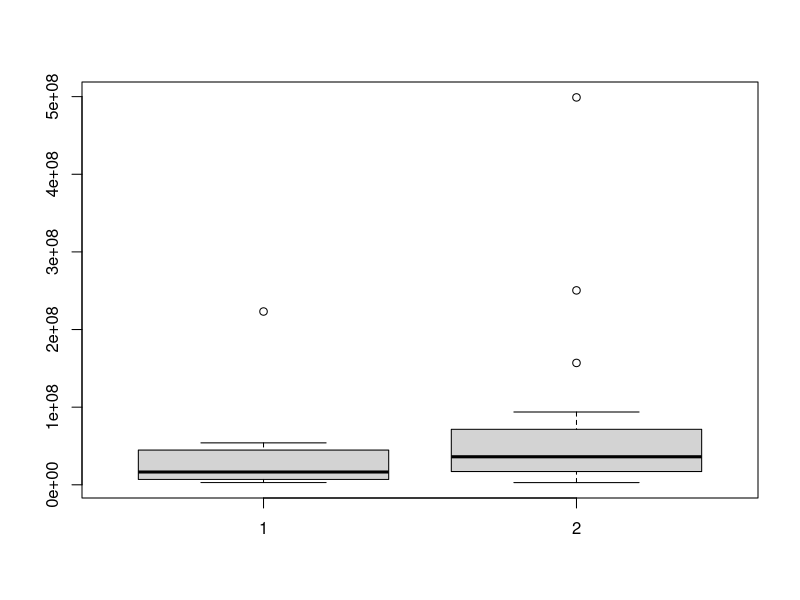
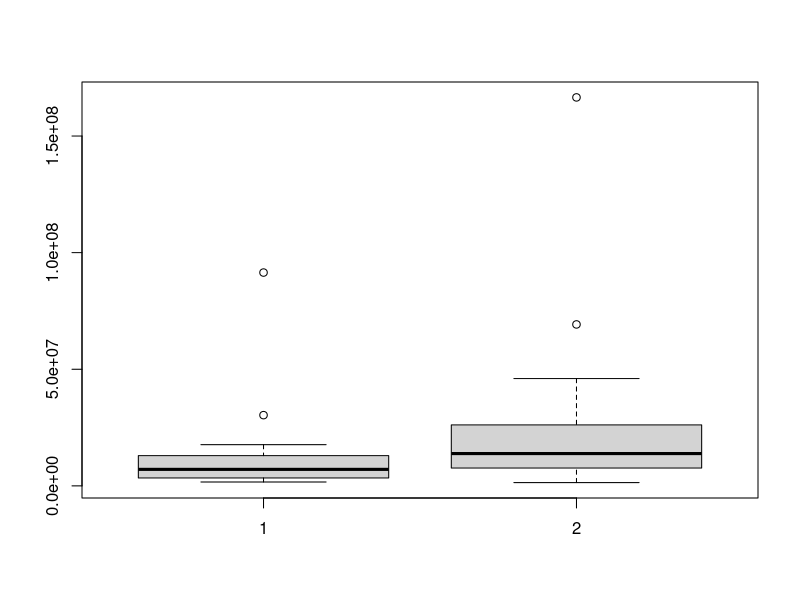
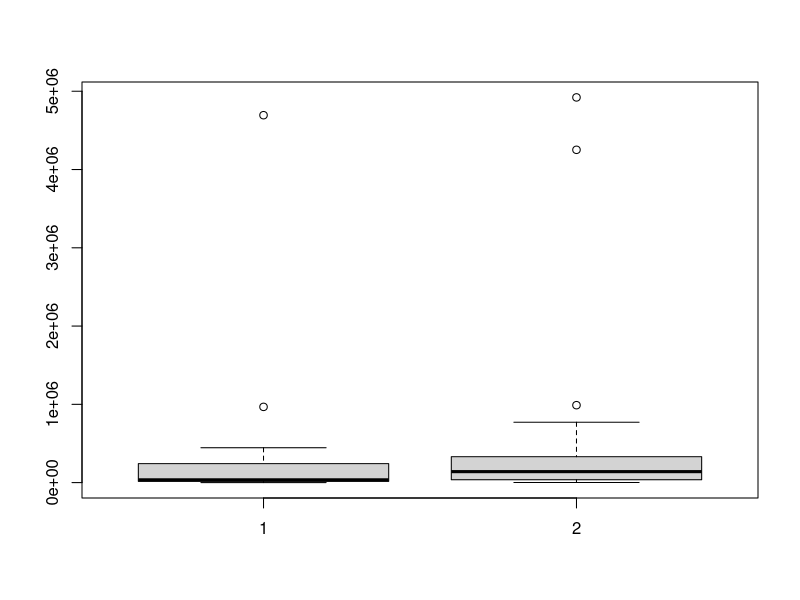
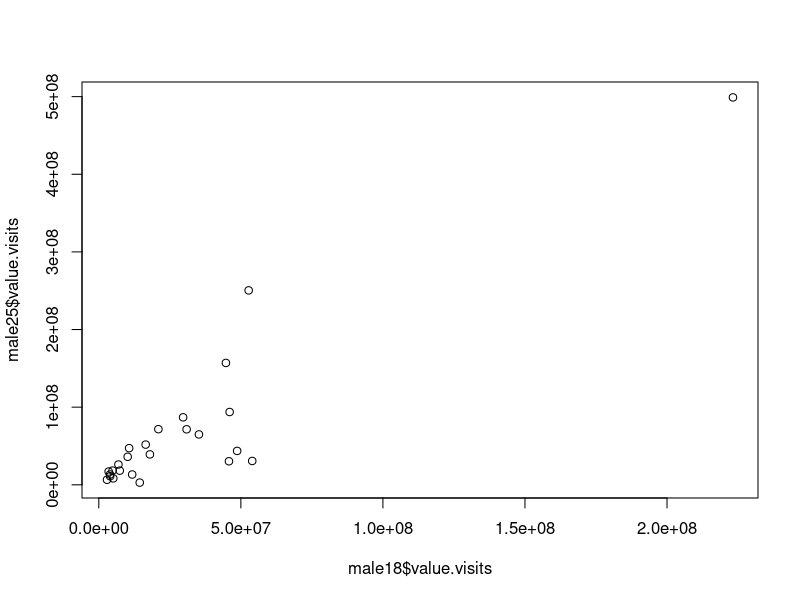
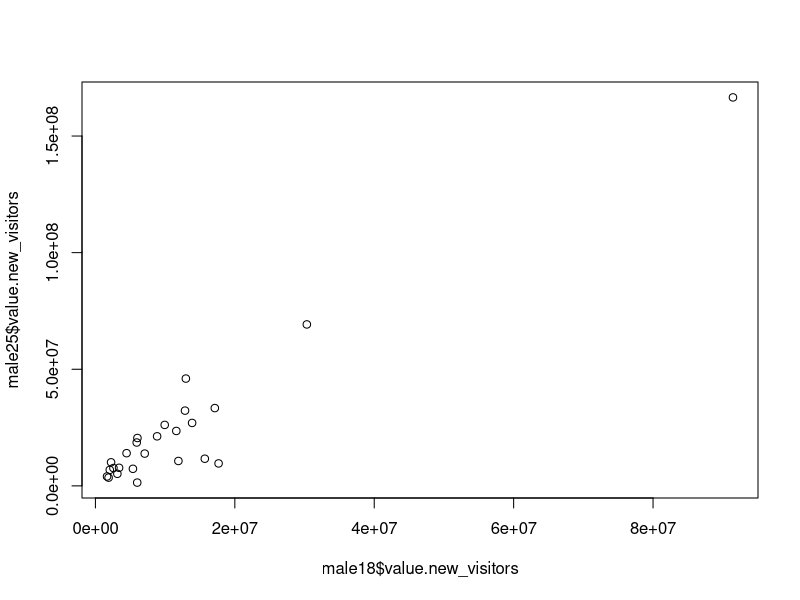
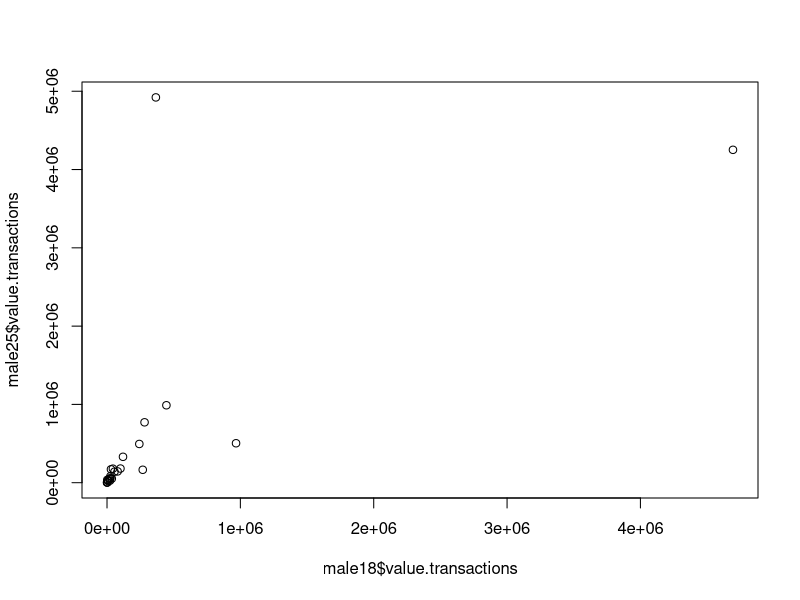
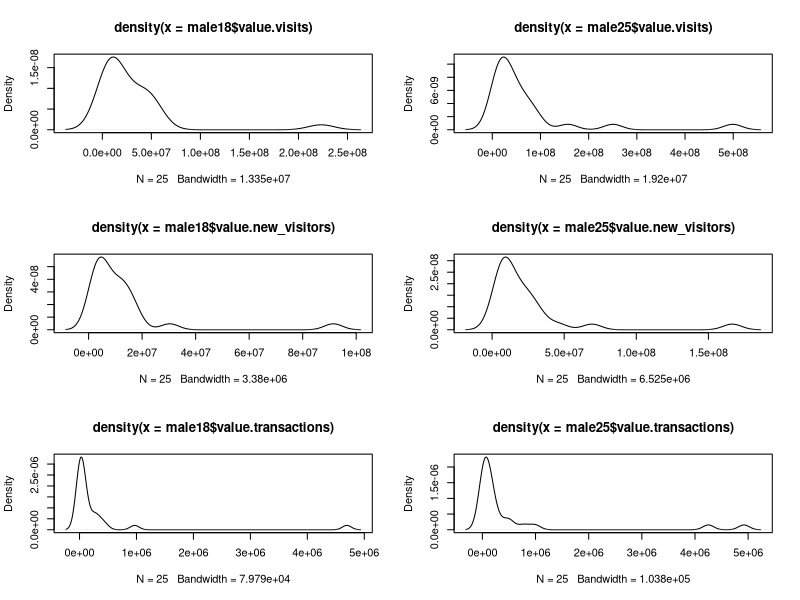
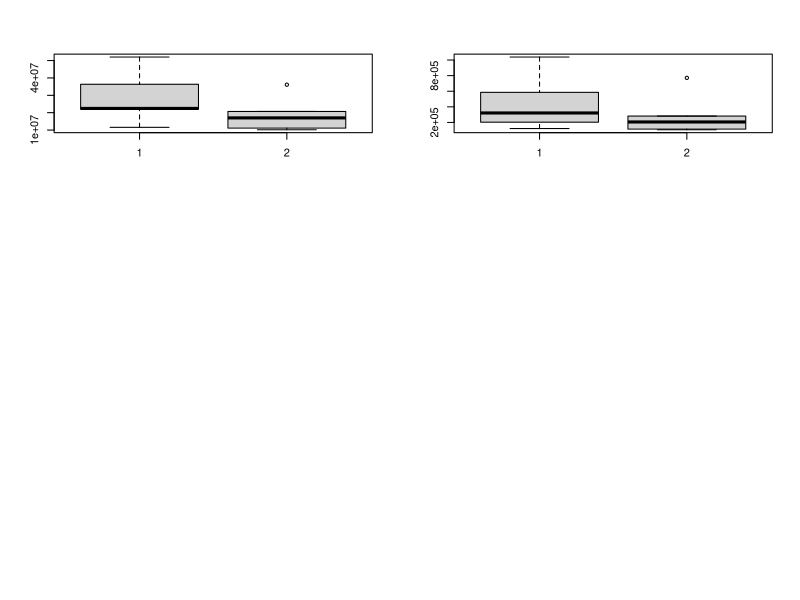

These figures' R source, in order:
us_data <- read.csv("us_data.csv")
male18 <- subset(us_data, key.gender == "male" & key.age == "18-24", select=c(value.visits, value.new_visitors, value.transactions))
male25 <- subset(us_data, key.gender == "male" & key.age == "25-34", select=c(value.visits, value.new_visitors, value.transactions))

t.test(male18$value.visits, male25$value.visits)
t.test(male18$value.new_visitors, male25$value.new_visitors)
t.test(male18$value.transactions, male25$value.transactions)

boxplot(male18$value.visits, male25$value.visits)
boxplot(male18$value.new_visitors, male25$value.new_visitors)
boxplot(male18$value.transactions, male25$value.transactions)

plot(male18$value.visits, male25$value.visits)
plot(male18$value.new_visitors, male25$value.new_visitors)
plot(male18$value.transactions, male25$value.transactions)

par(mfrow=c(3,2))
plot(density(male18$value.visits))
plot(density(male25$value.visits))
plot(density(male18$value.new_visitors))
plot(density(male25$value.new_visitors))
plot(density(male18$value.transactions))
plot(density(male25$value.transactions))

femaleTravel <- subset(us_data, key.gender == "female" & vertical_name == "/Travel", select=c(value.visits, value.transactions))
maleTravel <- subset(us_data, key.gender == "male" & vertical_name == "/Travel", select=c(value.visits, value.transactions))

t.test(femaleTravel$value.visits, maleTravel$value.visits)
t.test(femaleTravel$value.transactions, maleTravel$value.transactions)

boxplot(femaleTravel$value.visits, maleTravel$value.visits)
boxplot(femaleTravel$value.transactions, maleTravel$value.transactions)

par(mfrow=c(3,2))
plot(density(femaleTravel$value.visits))
plot(density(maleTravel$value.visits))
plot(density(femaleTravel$value.transactions))
plot(density(maleTravel$value.transactions))
